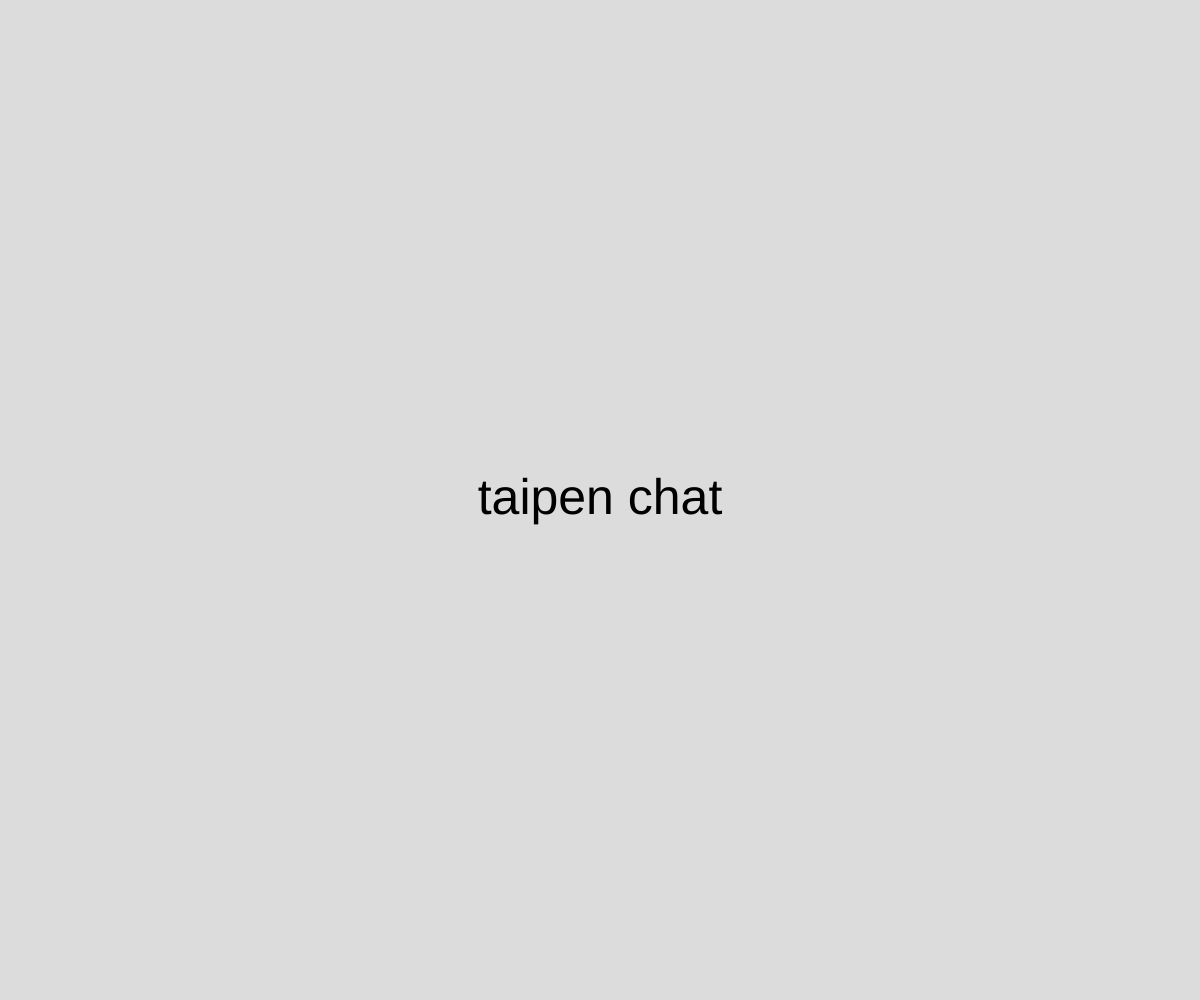
Frame 1 (no input)
Frame 60 (no input): identical to frame 1, image omitted
Frame 120 (the mouse pressed at the canvas centre since frame 60): identical to frame 1, image omitted

The p5.js sketch that drew this single still picture (run headless with seeded random() and noise() and a simulated clock; from frame 60 on, the mouse is pressed at the canvas centre):

// p5.js sketch
// ── sketch.js
// make smthn happen in a set amount of time

let message = "taipen chat";

async function setup() {
  createCanvas(windowWidth, windowHeight);

  textAlign(CENTER,CENTER);
  textSize(50);
}

function draw() {
  background(220);
  text(message, width/2, height/2);

  window.setTimeout(newMessage, 3000);
}

function newMessage() {
  message = "daemontide";
}
